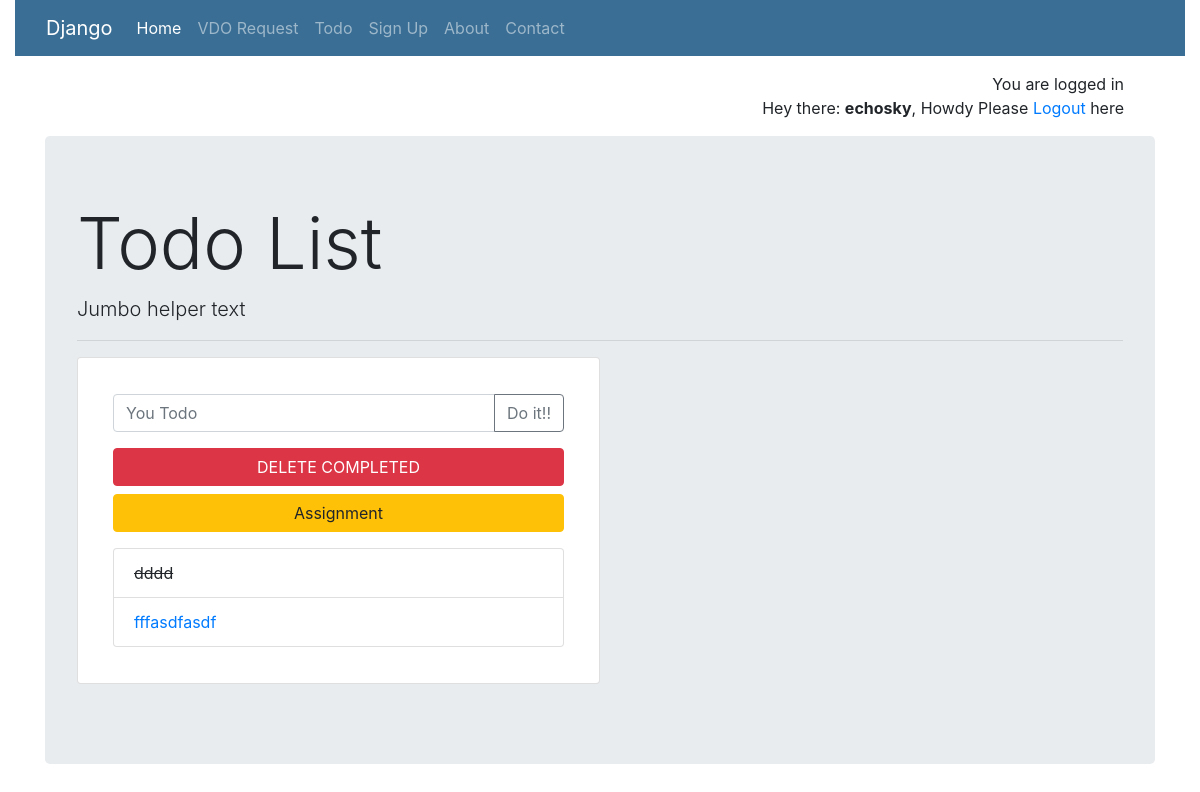
Page /todo/ (signed in) on the earlier database version.
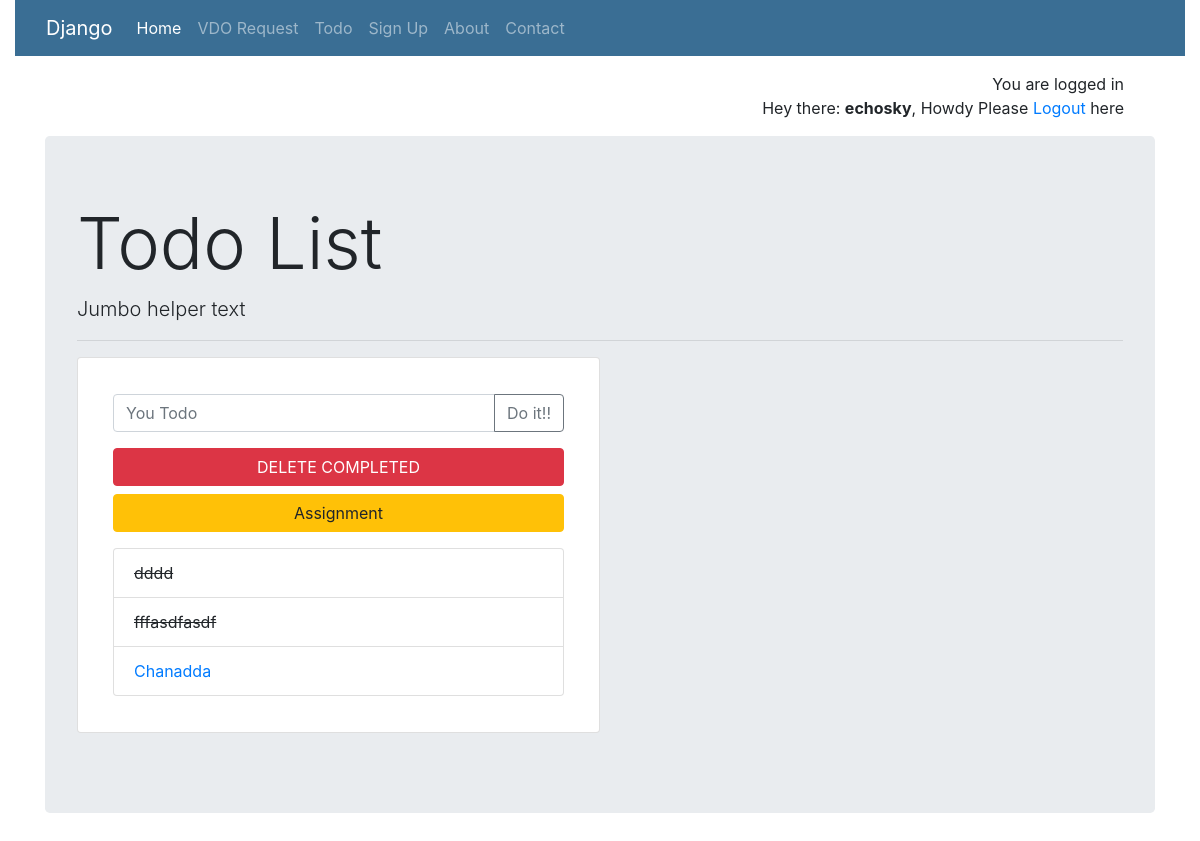
Same page on the later database version.
### todo/models.py (models this page shows, shortened)
class Todo(models.Model):
    complete = models.BooleanField(default=False)
    todotext = models.CharField(max_length=50)

### todo/views.py (the view)
# urls.py: path('', views.index, name='todo_index'),
def index(request):
    mytodo = Todo.objects.order_by('id')
    form = TodoForm()
    context = {'mytodo': mytodo, 'form': form}
    return render(request, 'todo/index.html', context)

### todo/forms.py
class TodoForm(forms.Form):
    text = forms.CharField(
        max_length=50,
        widget=forms.TextInput(
            attrs={
                'class': 'form-control',
                'placeholder': 'You Todo'
            }
        )
    )

### templates/todo/index.html (shortened to what this page needs)
{% extends 'base.html' %}
{% block content %}
<div class="jumbotron">
    <h1 class="display-3">Todo List</h1>
    <p class="lead">Jumbo helper text</p>
    <hr class="my-2">
    <p>
    <div class="card text-left col-6">
        <div class="card-body">
            <p class="card-text">
            <form action="{% url 'todo_add' %}" method="POST">
                <div class="input-group mb-3">
                    {{ form.text }}
                    <div class="input-group-append">
                        <button class="btn btn-outline-secondary" type="submit">Do it!!</button>
                    </div>
                </div>
            </form>
            <a class="btn btn-danger btn-block" href="{% url 'todo_delete' %}" role="button">
                DELETE COMPLETED
            </a>
            <a class="btn btn-warning btn-block" href="#" role="button">
                Assignment
            </a>
            </p>
            <p>
            <ul class="list-group">
                {% for item in mytodo %}
                {% if item.complete %}
                <li class="list-group-item"><del>{{ item.todotext }}</del></li>
                {% else %}
                <li class="list-group-item">
                    <a href="{% url 'todo_complete' item.id %}">{{ item.todotext }}</a>
                </li>
                {% endif %}
                {% endfor %}
            </ul>
            </p>
        </div>
    </div>
    </p>
</div>
{% endblock content %}

Differences in the rows shown:
changed Todo "fffasdfasdf": complete False → True (drawn)
added Todo: todotext "Chanadda"
